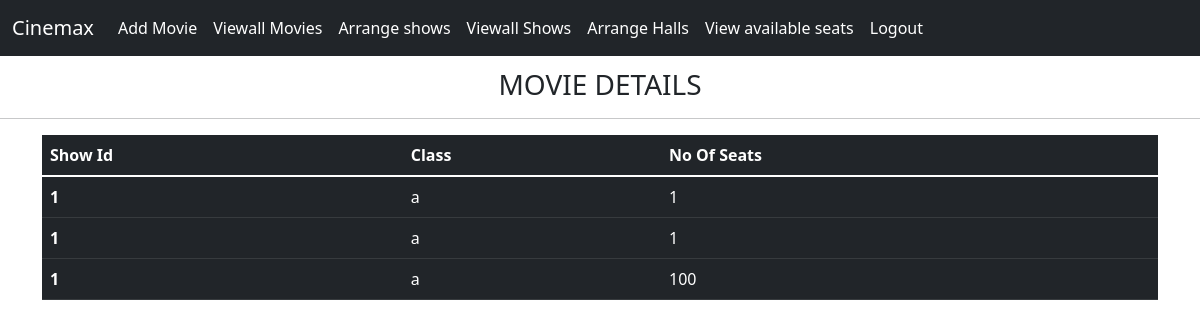
The app's page /viewallHalls, older data.
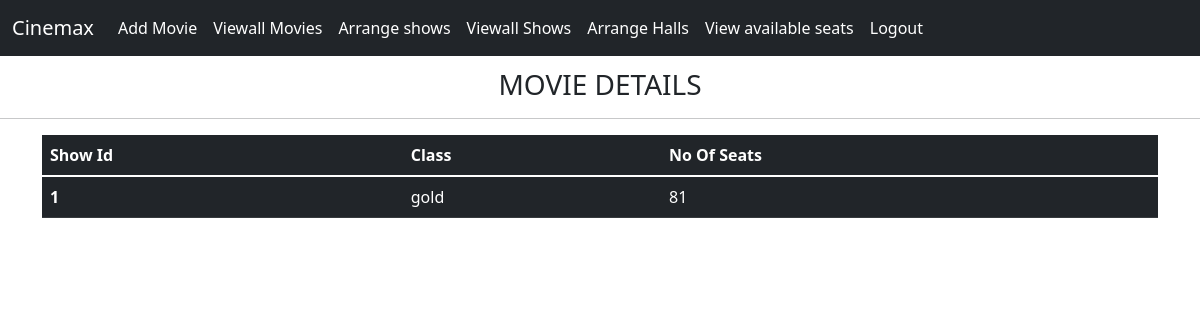
The same page, newer data.
### tables this page shows
CREATE TABLE HALL(
                            HALLID INTEGER PRIMARY KEY AUTOINCREMENT,
                            SHOWID Integer,
                            Class TEXT,
                            No_of_seats INTEGER);

### main.py (the view)
@app.route("/viewallHalls")
def viewAllHalls():
    cur = conn.cursor()
    cur.execute("SELECT * FROM HALL")
    res = cur.fetchall()
    return render_template("viewallhalls.html", cinemas=res)

### templates/viewallhalls.html
{% extends "base.html" %}
{% block content %}
<h3 style="text-align: center; margin-top: 1%;">MOVIE DETAILS</h3>
<hr>
    <div class="container">
        <div class="row">
            <div class="col col-12 col-sm-12 col-md-12 col-lg-12 col-xl-12 col-xxl-12">
                <table class="table table-dark">
                    <thead>
                    <tr>
                        <th scope="col">Show Id</th>
                        <th scope="col">Class</th>
                        <th scope="col">No Of Seats</th>
                    </tr>
                    </thead>
                    <tbody>
                    {% for i in cinemas %}
                    <tr>
                        <th scope="row">{{ i[1] }}</th>
                        <td>{{ i[2] }}</td>
                        <td>{{ i[3] }}</td>
                    </tr>
                    {% endfor %}
                    </tbody>
                </table>
            </div>
        </div>
    </div>
{% endblock %}

Row changes from the older to the newer data that the page shows:
removed HALL: SHOWID "1", Class "a", No_of_seats "1"
removed HALL: SHOWID "1", Class "a", No_of_seats "1"
removed HALL: SHOWID "1", Class "a", No_of_seats "100"
added HALL: SHOWID "1", Class "gold", No_of_seats "81"
